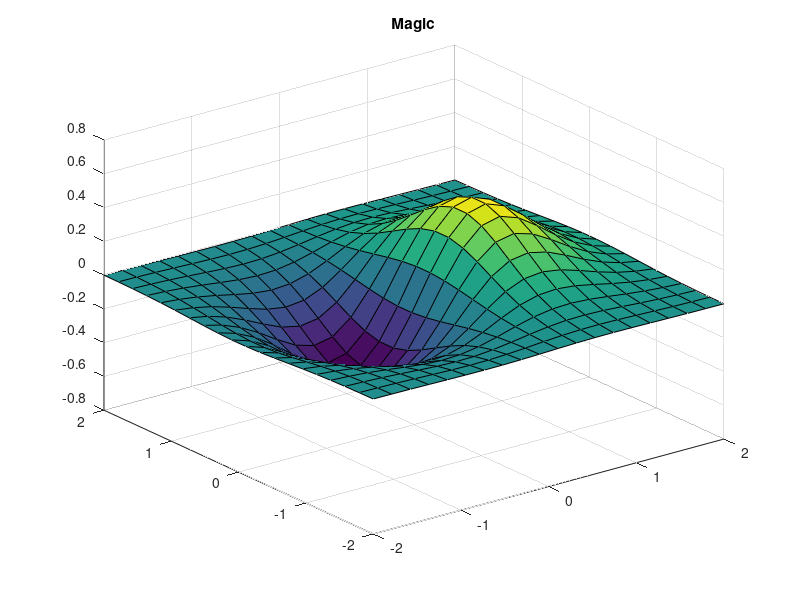

Recreate this plot in MATLAB.
x = linspace(-2, 2, 20)
y=x';
z = x.*exp(-x.^2-y.^2)
%{
plot(x, y, 'LineWidth', 3, 'Color', 'm')

%}
plot(x, y, 'LineWidth', 3, 'Color', 'm')
surf(x, y, z)
grid on
%{

xlabel('x')
ylabel('y')
%}

title('Magic')
